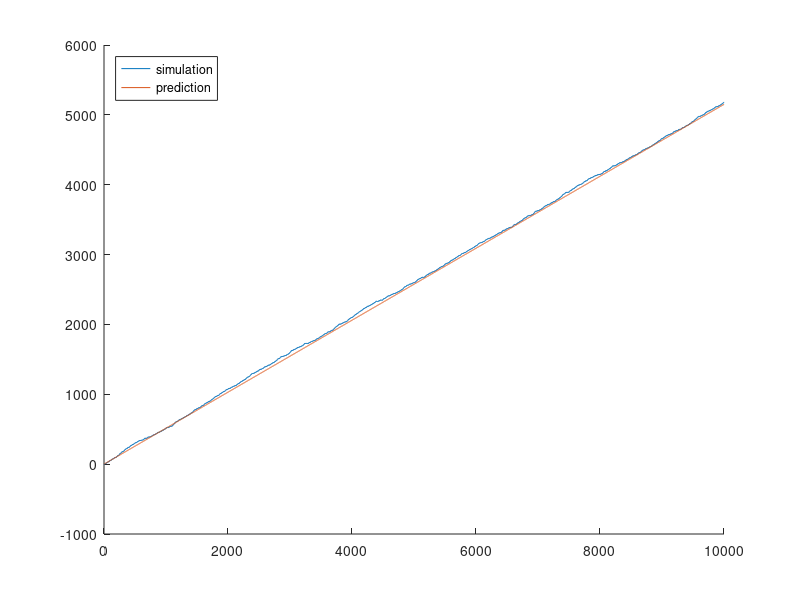

Write MATLAB code to recreate this figure.
% script to explore decision convergence ideas via simulation. Assumes 2
% state system in which *both* transition rates are concentration-dependent
clear
close all
% define parameters
phi = 2;
theta = 1;
L0 = 1;
L1 = 2;
L = L1;
R = [-phi*L theta*L; phi*L -theta*L];
% simulation parameters
T = 10000;
n_sim = 1;
states = [1 2];
% simulate trajectories and track movement of log likelihood ratio over
% time
state_cell = cell(1,n_sim);
jump_time_cell = cell(1,n_sim);
log_ratio_cell = cell(1,n_sim);

% iterate
for n = 1:n_sim
    state_vec = [1];
    jump_vec = [];
    log_ratio_vec = [0];    
    total_time = 0;
    
    while total_time < T
        current_state = state_vec(end);
        % draw jump time
        dt = exprnd(1/-R(current_state,current_state),1);
        total_time = total_time + dt;
        if total_time < T
            jump_vec = [jump_vec dt];
            state_vec = [state_vec states(states~=current_state)];
   
            l_new = log_ratio_vec(end) + log(L1/L0)-dt*(L1-L0)*R(state_vec(end),current_state)/L; 
            log_ratio_vec = [log_ratio_vec l_new];

        end
    end
    log_ratio_cell{n} = log_ratio_vec;
    state_cell{n} = state_vec;
    jump_time_cell{n} = jump_vec;
end


%%% compare simulation to analytical prediction
sim_log_dt = (log_ratio_vec(end) - log_ratio_vec(1)) / T

analytic_log_dt = (theta*phi) / (theta+phi) * 2 * (L0 - L1 +  L * log(L1/L0))


%%% make figure
t_axis = cumsum([0 jump_time_cell{1}]);
sim_comparison = figure;
hold on
plot(t_axis,log_ratio_cell{1})
plot(t_axis,t_axis*analytic_log_dt)
legend('simulation','prediction','Location','northwest')
